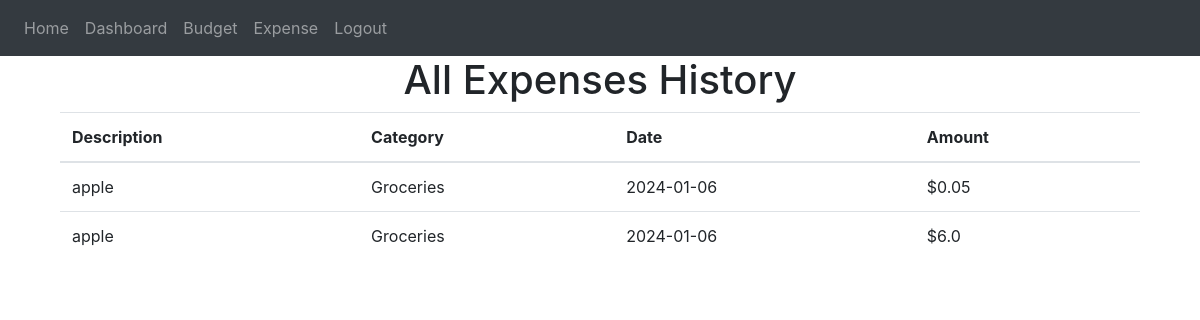
The page /all-expenses (signed in) on the database its author committed.
### website/models.py (models this page shows)
class Expense(db.Model):
    id = db.Column(db.Integer, primary_key=True)
    description = db.Column(db.String(255))
    category = db.Column(db.String(50))
    amount = db.Column(db.Float)
    date = db.Column(db.DateTime(timezone=True), default=func.now())
    user_id = db.Column(db.Integer, db.ForeignKey('user.id'))

### website/views.py (the view)
@views.route('/all-expenses', methods=['GET'])
@login_required
def all_expenses():
    all_expenses = Expense.query.filter_by(user_id=current_user.id).order_by(Expense.date.desc()).all()
    return render_template("all_expenses.html", user=current_user, all_expenses=all_expenses)

### website/__init__.py (called while the page is built)
def create_app():
    app = Flask(__name__)
    app.config['SECRET_KEY'] = 'emmy'
    app.config['SQLALCHEMY_DATABASE_URI'] = f'sqlite:///{DB_NAME}'
    db.init_app(app)
    from .models import User, Expense, Note # Import Expense model
    create_database(app)
    from .views import views
    from .auth import auth
    app.register_blueprint(views, url_prefix='/')
    app.register_blueprint(auth, url_prefix='/')
    login_manager = LoginManager()
    login_manager.login_view = 'auth.login'
    login_manager.init_app(app)
    @login_manager.user_loader
    def load_user(id):
        return User.query.get(int(id))
    return app

### website/templates/all_expenses.html (shortened to what this page needs)
{% extends "base.html" %}
{% block content %}
  <h1 align="center">All Expenses History</h1>
  <div class="container">
    <table class="table">
      <thead>
        <tr>
          <th>Description</th>
          <th>Category</th>
          <th>Date</th>
          <th>Amount</th>
        </tr>
      </thead>
      <tbody>
        {% for expense in all_expenses %}
          <tr>
            <td>{{ expense.description }}</td>
            <td>{{ expense.category }}</td>
            <td>{{ expense.date.strftime('%Y-%m-%d') }}</td>
            <td>${{ expense.amount }}</td>
          </tr>
        {% endfor %}
      </tbody>
    </table>
  </div>
{% endblock %}

### rows shown on the page
Expense: description "apple", category "Groceries", date "2024-01-06", amount "0.05"
Expense: description "apple", category "Groceries", date "2024-01-06", amount "6.0"
